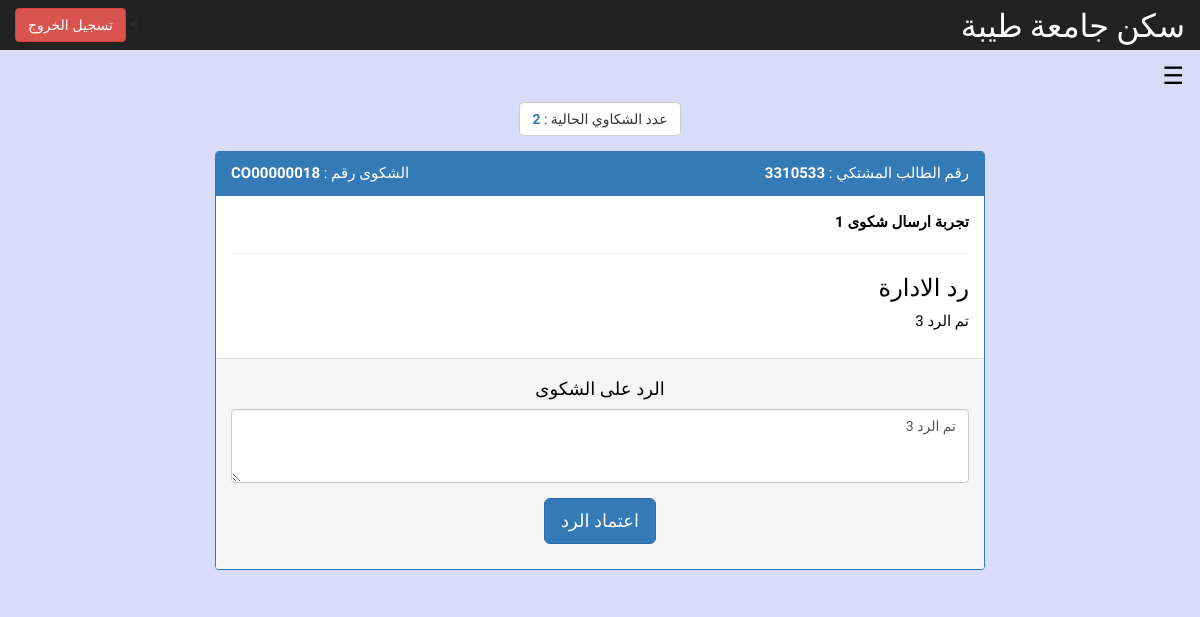
The page /studenthousing/manager/reply-complaint.php?id=CO00000018 (signed in) on the database its author committed.
### tables this page shows
CREATE TABLE `complaint` (
  `complaint_id` char(10) NOT NULL,
  `complaint_text` varchar(200) NOT NULL,
  `status` tinyint(1) NOT NULL DEFAULT '0',
  `student_id` char(7) NOT NULL,
  `reply` varchar(350) DEFAULT NULL
);

### studenthousing/manager/reply-complaint.php (the view, shortened to what this page needs)
<?php
require_once('../db.php');
	$countComplaint = mysqli_query($conn, "SELECT * FROM complaint");
	$id = mysqli_real_escape_string($conn, $_GET['id']);
	$queryEdit = mysqli_query($conn, "SELECT * FROM complaint WHERE complaint_id = '{$id}'");
	if(mysqli_num_rows($queryEdit) == 0){
		header("location: show-complaint.php");
		exit;
	}else
	$row = mysqli_fetch_assoc($queryEdit);
?>
<!DOCTYPE html>
<html>
    <head>
              <link rel="stylesheet" href="css/bootstrap.css">
              <link rel="stylesheet" href="css/bootstrap-rtl.css">
              <link rel="stylesheet" type="text/css" href="css/show-apartment.css">
              <link rel="stylesheet" href="css/w4.css">
              <link rel="stylesheet" href="css/dashboard.css">
    </head>
    <body style="background-color:#D8DCF8">
               <nav class="navbar navbar-inverse navbar-fixed-top">
            <div class="container-fluid">
                <div class="navbar-header">
                    <a class="navbar-brand" href="#" > <font size="6" face="cairo" color="white">سكن جامعة طيبة</font></a>
                </div>
                <div id="navbar" class="navbar-collapse collapse">
                    <form action="../managerLogin/logout.php" method="post" class="navbar-form navbar-right">>
                        <input type="submit" class="btn btn-danger" value="تسجيل الخروج" />
                    </form>
                </div>
            </div>
        </nav>
<font face="Changa">
<div class="icon-bar w3-teal">
    <button class=" w3-button w3-teal w3-xlarge w3-right " onclick="openRightMenu()" style="color: #000000!important;">&#9776;</button>
    <div class="w3-container" style="background-color:#D8DCF8">
                <div class="col-sm-9 col-sm-offset-3 col-md-8 col-md-offset-2 ">
                  <center><div class="btn btn-default " style="margin-bottom:15px;">عدد الشكاوي الحالية : <strong class="text-primary"><?php echo mysqli_num_rows($countComplaint); ?></strong></div></center>
                  <form method="post" action="reply-complaint.php?id=<?=$row['complaint_id'];?>">
<?php
	$queryEdit = mysqli_query($conn, "SELECT * FROM complaint WHERE complaint_id = '{$id}'");
	$row = mysqli_fetch_assoc($queryEdit);
?>
			<div class="panel panel-primary">
        		<div class="panel-heading">رقم الطالب المشتكي : <b><?=$row['student_id'];?></b>
                	<span class="pull-left">الشكوى رقم : <b><?=$row['complaint_id'];?></b></span>
                </div>
                <div class="panel-body">
                	<p><b><?=$row['complaint_text'];?></b></p>
                    <hr />
                    <h3>رد الادارة</h3>
                    <p><?php if($row['reply']){ echo $row['reply']; }else{ echo "شكوى بدون رد"; } ?></p>
                </div>
                <div class="panel-footer">
                  <div class="form-group">
                    <h5 class="text-center">الرد على الشكوى</h5>
                    <textarea name="reply" class="form-control" rows="3"><?php if($row['reply']){ echo $row['reply']; } ?></textarea>
                  </div>
                  <div class="form-group text-center">
                      <button type="submit" name="from" class="btn btn-primary btn-lg" value="reply">اعتماد الرد</button>
                  </div>
                </div>
              </div>
                  </form>
                </div>
            </div>
        </div>
</font>
    </body>
</html>

### studenthousing/manager/css/show-apartment.css (style rules this page uses)
body { font-family: 'open sans'; overflow-x: hidden; }

### studenthousing/manager/css/w4.css (style rules this page uses)
*,*:before,*:after { box-sizing:inherit }
html { -ms-text-size-adjust:100%;-webkit-text-size-adjust:100% }
body { margin:0 }
article,aside,details,figcaption,figure,footer,header,main,menu,nav,section,summary { display:block }
a { background-color:transparent;-webkit-text-decoration-skip:objects }
hr { box-sizing:content-box;height:0;overflow:visible }
button,input,select,textarea { font:inherit;margin:0 }
button,input { overflow:visible }
button,select { text-transform:none }
button,html [type=button],[type=reset],[type=submit] { -webkit-appearance:button }
textarea { overflow:auto }
html,body { font-family:Verdana,sans-serif;font-size:15px;line-height:1.5 }
html { overflow-x:hidden }
h3 { font-size:24px }
h5 { font-size:18px }
h1,h2,h3,h4,h5,h6 { font-family:"Segoe UI",Arial,sans-serif;font-weight:400;margin:10px 0 }
hr { border:0;border-top:1px solid #eee;margin:20px 0 }
a { color:inherit }
.w3-btn,.w3-button { border:none;display:inline-block;outline:0;padding:8px 16px;vertical-align:middle;overflow:hidden;text-decoration:none;color:inherit;background-color:inherit;text-align:center;cursor:pointer;white-space:nowrap }
.w3-btn,.w3-button { -webkit-touch-callout:none;-webkit-user-select:none;-khtml-user-select:none;-moz-user-select:none;-ms-user-select:none;user-select:none }
.w3-container:after,.w3-container:before,.w3-panel:after,.w3-panel:before,.w3-row:after,.w3-row:before,.w3-row-padding:after,.w3-row-padding:before, .w3-cell-row:before,.w3-cell-row:after,.w3-clear:after,.w3-clear:before,.w3-bar:before,.w3-bar:after { content:"";display:table;clear:both }
.w3-container { padding:0px!important; }
.w3-xlarge { font-size:24px!important }
.w3-right { float:right!important }
.w3-teal,.w3-hover-teal:hover { color: #000000 !important;background-color: rgba(8, 32, 207, 0.16) !important }
.w3-button { background-color: transparent!important }
body { width: 100%!important; margin: 0%!important; }

### studenthousing/manager/css/dashboard.css (style rules this page uses)
body { padding-top: 50px; }
.navbar-fixed-top { border: 0; }
.navbar-brand { font-size: 28px; }

### rows shown on the page
complaint: student "3310533", complaint_id "CO00000018", complaint_text "تجربة ارسال شكوى 1", reply "تم الرد 3"

### other values the page prints
mysqli_num_rows($countComplaint) "2"
